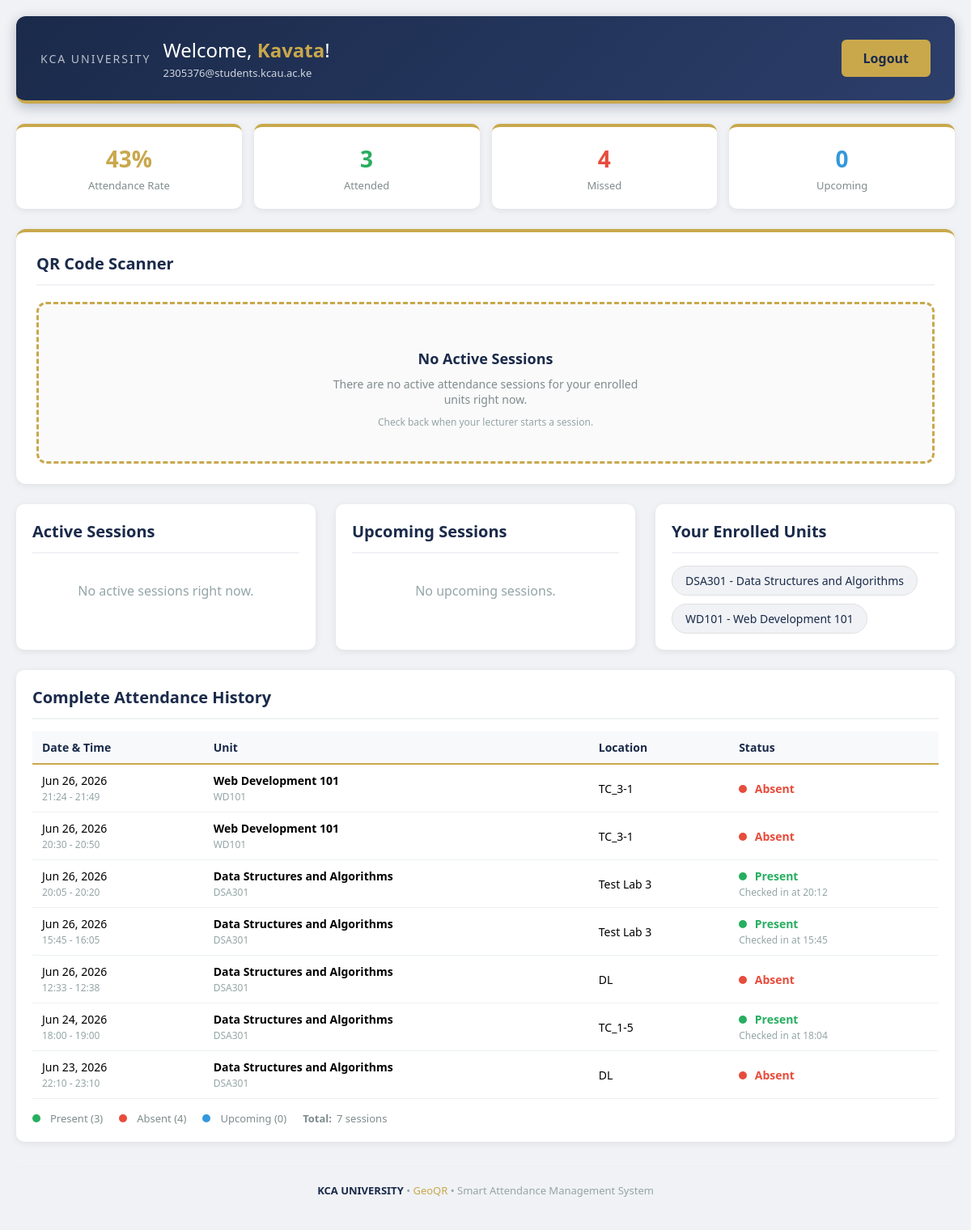
The page /scan_page.php (signed in) on the database its author committed.
### tables this page shows
CREATE TABLE `users` (
  `user_id` int(11) NOT NULL,
  `full_name` varchar(100) NOT NULL,
  `email` varchar(100) NOT NULL,
  `password_hash` varchar(255) NOT NULL,
  `role_id` int(11) DEFAULT 1,
  `created_at` timestamp NOT NULL DEFAULT current_timestamp()
);

CREATE TABLE `units` (
  `unit_id` int(11) NOT NULL,
  `unit_name` varchar(100) NOT NULL,
  `unit_code` varchar(20) NOT NULL,
  `user_id` int(11) DEFAULT NULL,
  `created_at` timestamp NOT NULL DEFAULT current_timestamp()
);

CREATE TABLE `attendance_sessions` (
  `session_id` int(11) NOT NULL,
  `unit_id` int(11) DEFAULT NULL,
  `geofence_id` int(11) DEFAULT NULL,
  `start_time` timestamp NULL DEFAULT NULL,
  `end_time` timestamp NULL DEFAULT NULL,
  `created_by` int(11) DEFAULT NULL,
  `created_at` timestamp NOT NULL DEFAULT current_timestamp()
);

CREATE TABLE `geofences` (
  `geofence_id` int(11) NOT NULL,
  `name` varchar(100) NOT NULL,
  `latitude` decimal(10,8) DEFAULT NULL,
  `longitude` decimal(11,8) DEFAULT NULL,
  `radius` int(11) DEFAULT 100,
  `unit_id` int(11) DEFAULT NULL,
  `created_at` timestamp NOT NULL DEFAULT current_timestamp()
);

### scan_page.php (the view, shortened to what this page needs)
<?php
include 'config.php';
$id = $_SESSION['user_id'];
$stmt = $conn->prepare("SELECT full_name, email FROM users WHERE user_id = ?");
$stmt->bind_param("i", $id);
$stmt->execute();
$result = $stmt->get_result();
if ($result-> num_rows > 0) {
  $user = $result->fetch_assoc();
} else {
  session_destroy();
  header("Location: login_form.php");
  die();
}
$first_name = explode(" ", $user['full_name'])[0];
$scanned_session_id = isset($_GET['session_id']) ? $_GET['session_id'] : 0;
$units_query = "SELECT u.unit_id, u.unit_name, u.unit_code
                FROM units u
                JOIN enrollment e ON u.unit_id = e.unit_id
                WHERE e.user_id = ?
                ORDER BY u.unit_name ASC";
$stmt = $conn->prepare($units_query);
$stmt->bind_param("i", $id);
$stmt->execute();
$enrolled_units = $stmt->get_result();
$active_sessions_array = [];
$upcoming_sessions_array = [];
$all_sessions_query = "SELECT s.session_id, s.start_time, s.end_time, u.unit_name, u.unit_code, g.name as geofence_name,
                       (SELECT COUNT(*) FROM attendance_logs WHERE session_id = s.session_id AND user_id = ?) as checked_in,
                       (SELECT check_in_time FROM attendance_logs WHERE session_id = s.session_id AND user_id = ?) as check_in_time,
                       (SELECT status FROM attendance_logs WHERE session_id = s.session_id AND user_id = ?) as status
                       FROM attendance_sessions s
                       JOIN units u ON s.unit_id = u.unit_id
                       LEFT JOIN geofences g ON s.geofence_id = g.geofence_id
                       WHERE u.unit_id IN (SELECT unit_id FROM enrollment WHERE user_id = ?)
                       ORDER BY s.start_time DESC
                       LIMIT 50";
$stmt = $conn->prepare($all_sessions_query);
$stmt->bind_param("iiii", $id, $id, $id, $id);
$stmt->execute();
$all_sessions = $stmt->get_result();
$all_sessions_array = [];
while ($session = $all_sessions->fetch_assoc()) {
    $all_sessions_array[] = $session;
}
$total_sessions = count($all_sessions_array);
$attended_count = 0;
$missed_count = 0;
$upcoming_count = 0;
foreach ($all_sessions_array as $session) {
    $now = time();
    $start = strtotime($session['start_time']);
    $end = strtotime($session['end_time']);
    if ($session['checked_in'] > 0) {
        $attended_count++;
    } elseif ($now > $end) {
        $missed_count++;
    } elseif ($now < $start) {
        $upcoming_count++;
    }
}
$attendance_percentage = ($attended_count + $missed_count) > 0 ? round(($attended_count / ($attended_count + $missed_count)) * 100) : 0;
?>
<!DOCTYPE html>
<html lang="en">
<head>
</head>
<body>
<div class="container">
    <div class="header">
        <div class="header-left">
            <div class="header-logo">
                <div>
                    <span class="logo-text">KCA UNIVERSITY</span>
                </div>
            </div>
            <div>
                <h1>Welcome, <span><?php echo htmlspecialchars($first_name); ?></span>!</h1>
                <div class="email"><?php echo htmlspecialchars($user['email']); ?></div>
            </div>
        </div>
        <a href="logout.php" class="logout-btn">Logout</a>
    </div>
    <div class="stats-grid">
        <div class="stat-card">
            <div class="number gold"><?php echo $attendance_percentage; ?>%</div>
            <div class="label">Attendance Rate</div>
        </div>
        <div class="stat-card">
            <div class="number green"><?php echo $attended_count; ?></div>
            <div class="label">Attended</div>
        </div>
        <div class="stat-card">
            <div class="number red"><?php echo $missed_count; ?></div>
            <div class="label">Missed</div>
        </div>
        <div class="stat-card">
            <div class="number blue"><?php echo $upcoming_count; ?></div>
            <div class="label">Upcoming</div>
        </div>
    </div>
    <div class="scanner-section">
        <h2>QR Code Scanner</h2>
        <div class="scanner-box" id="scannerBox">
            <?php if (count($active_sessions_array) > 0): ?>
                <div class="qr-icon"></div>
                <h3>Scan QR Code to Mark Attendance</h3>
                <p>Point your camera at the QR code displayed by your lecturer.</p>
                <?php if ($scanned_session_id > 0): ?>
                    <p style="color: #C9A84C; font-weight: 600; margin: 5px 0;">
                        Scanning session ID: <?php echo $scanned_session_id; ?>
                    </p>
                <?php endif; ?>
                <select id="sessionSelect" class="session-select">
                    <?php foreach ($active_sessions_array as $session): ?>
                        <option value="<?php echo $session['session_id']; ?>"
                            <?php echo ($scanned_session_id > 0 && $session['session_id'] == $scanned_session_id) ? 'selected' : ''; ?>>
                            <?php echo htmlspecialchars($session['unit_name']); ?> - <?php echo htmlspecialchars($session['geofence_name'] ?? 'No location'); ?>
                        </option>
                    <?php endforeach; ?>
                </select>
                <button class="scan-btn" onclick="startCamera()">Open Camera to Scan</button>
                <p class="scanner-instruction">After scanning, attendance will be marked automatically.</p>
            <?php else: ?>
                <h3>No Active Sessions</h3>
                <p>There are no active attendance sessions for your enrolled units right now.</p>
                <p style="font-size: 12px; color: #95a5a6; margin-top: 10px;">Check back when your lecturer starts a session.</p>
            <?php endif; ?>
        </div>
    </div>
    <div class="three-col">
        <div class="card">
            <h3 class="section-title">Active Sessions</h3>
            <?php if (count($active_sessions_array) > 0): ?>
                <?php foreach ($active_sessions_array as $session):
                    $checked_in = $session['already_checked_in'] > 0;
                ?>
                    <div class="session-item">
                        <div class="info">
                            <div class="title"><?php echo htmlspecialchars($session['unit_name']); ?></div>
                            <div class="code"><?php echo htmlspecialchars($session['unit_code']); ?></div>
                            <div class="meta">
                                <?php echo htmlspecialchars($session['geofence_name'] ?? 'No location'); ?> •
                                <?php echo date('H:i', strtotime($session['start_time'])); ?> -
                                <?php echo date('H:i', strtotime($session['end_time'])); ?>
                            </div>
                            <div class="live-badge">LIVE NOW</div>
                        </div>
                        <div style="text-align: right;">
                            <?php if ($checked_in): ?>
                                <span class="status-badge checked">Checked In</span>
                            <?php else: ?>
                                <button class="btn-checkin" onclick="quickCheckIn(<?php echo $session['session_id']; ?>, '<?php echo addslashes($session['unit_name']); ?>')">
                                    Check In
                                </button>
                            <?php endif; ?>
                        </div>
                    </div>
                <?php endforeach; ?>
            <?php else: ?>
                <div class="no-data">No active sessions right now.</div>
            <?php endif; ?>
        </div>
        <div class="card">
            <h3 class="section-title">Upcoming Sessions</h3>
            <?php if (count($upcoming_sessions_array) > 0): ?>
                <?php foreach ($upcoming_sessions_array as $session): ?>
                    <div class="session-item">
                        <div class="info">
                            <div class="title"><?php echo htmlspecialchars($session['unit_name']); ?></div>
                            <div class="code"><?php echo htmlspecialchars($session['unit_code']); ?></div>
                            <div class="meta">
                                <?php echo htmlspecialchars($session['geofence_name'] ?? 'No location'); ?> •
                                <?php echo date('M d, H:i', strtotime($session['start_time'])); ?>
                            </div>
                            <div class="upcoming-badge">Upcoming</div>
                        </div>
                        <div style="text-align: right;">
                            <span class="status-badge upcoming">Upcoming</span>
                        </div>
                    </div>
                <?php endforeach; ?>
            <?php else: ?>
                <div class="no-data">No upcoming sessions.</div>
            <?php endif; ?>
        </div>
        <div class="card">
            <h3 class="section-title">Your Enrolled Units</h3>
            <?php if ($enrolled_units->num_rows > 0): ?>
                <div style="display: flex; flex-wrap: wrap; gap: 10px;">
                    <?php while ($unit = $enrolled_units->fetch_assoc()): ?>
                        <span style="background: #f0f2f5; padding: 8px 16px; border-radius: 20px; font-size: 14px; color: #1A2A4A; border: 1px solid #e0e0e0;">
                            <?php echo htmlspecialchars($unit['unit_code']); ?> - <?php echo htmlspecialchars($unit['unit_name']); ?>
                        </span>
                    <?php endwhile; ?>
                </div>
            <?php else: ?>
                <div class="no-data">You are not enrolled in any units yet. Contact your administrator.</div>
            <?php endif; ?>
        </div>
    </div>
    <div class="card">
        <h3 class="section-title">Complete Attendance History</h3>
        <?php if (count($all_sessions_array) > 0): ?>
            <table>
                <tr>
                    <th>Date & Time</th>
                    <th>Unit</th>
                    <th>Location</th>
                    <th>Status</th>
                </tr>
                <?php foreach ($all_sessions_array as $session):
                    $now = time();
                    $end = strtotime($session['end_time']);
                    $checked_in = $session['checked_in'] > 0;
                    if ($checked_in) {
                        $status = 'Present';
                        $status_class = 'status-present';
                        $dot_class = 'dot-present';
                        $check_time = date('H:i', strtotime($session['check_in_time']));
                    } elseif ($now > $end) {
                        $status = 'Absent';
                        $status_class = 'status-absent';
                        $dot_class = 'dot-absent';
                        $check_time = '';
                    } else {
                        $status = 'Upcoming';
                        $status_class = 'status-upcoming';
                        $dot_class = 'dot-upcoming';
                        $check_time = '';
                    }
                ?>
                    <tr>
                        <td>
                            <?php echo date('M d, Y', strtotime($session['start_time'])); ?>
                            <br>
                            <span style="font-size: 12px; color: #95a5a6;">
                                <?php echo date('H:i', strtotime($session['start_time'])); ?> - <?php echo date('H:i', strtotime($session['end_time'])); ?>
                            </span>
                        </td>
                        <td>
                            <strong><?php echo htmlspecialchars($session['unit_name']); ?></strong>
                            <br>
                            <span style="font-size: 12px; color: #95a5a6;"><?php echo htmlspecialchars($session['unit_code']); ?></span>
                        </td>
                        <td><?php echo htmlspecialchars($session['geofence_name'] ?? 'No location'); ?></td>
                        <td>
                            <span class="<?php echo $dot_class; ?>"></span>
                            <span class="<?php echo $status_class; ?>"><?php echo $status; ?></span>
                            <?php if ($checked_in && $check_time): ?>
                                <br>
                                <span class="check-in-time">Checked in at <?php echo $check_time; ?></span>
                            <?php endif; ?>
                        </td>
                    </tr>
                <?php endforeach; ?>
            </table>
            <div class="legend">
                <span class="legend-item"><span class="dot-present"></span> Present (<?php echo $attended_count; ?>)</span>
                <span class="legend-item"><span class="dot-absent"></span> Absent (<?php echo $missed_count; ?>)</span>
                <span class="legend-item"><span class="dot-upcoming"></span> Upcoming (<?php echo $upcoming_count; ?>)</span>
                <span class="legend-item"><strong>Total:</strong> <?php echo $total_sessions; ?> sessions</span>
            </div>
        <?php else: ?>
            <div class="no-data">No attendance sessions found for your enrolled units.</div>
        <?php endif; ?>
    </div>
    <div class="footer">
        <span class="brand">KCA UNIVERSITY</span> •
        <span class="gold">GeoQR</span> •
        Smart Attendance Management System
    </div>
</div>

### rows shown on the page
users: full_name "Kavata", email "2305376@students.kcau.ac.ke"
units: unit_code "DSA301", unit_name "Data Structures and Algorithms"
units: unit_code "WD101", unit_name "Web Development 101"
attendance_sessions: start_time "Jun 26, 2026", start_time "21:24", end_time "21:49", unit.unit_name "Web Development 101", unit.unit_code "WD101", geofence.name "TC_3-1", status "Absent"
attendance_sessions: start_time "Jun 26, 2026", start_time "20:30", end_time "20:50", unit.unit_name "Web Development 101", unit.unit_code "WD101", geofence.name "TC_3-1", status "Absent"
attendance_sessions: start_time "Jun 26, 2026", start_time "20:05", end_time "20:20", unit.unit_name "Data Structures and Algorithms", unit.unit_code "DSA301", geofence.name "Test Lab 3", status "Present", check_time "20:12"
attendance_sessions: start_time "Jun 26, 2026", start_time "15:45", end_time "16:05", unit.unit_name "Data Structures and Algorithms", unit.unit_code "DSA301", geofence.name "Test Lab 3", status "Present", check_time "15:45"
attendance_sessions: start_time "Jun 26, 2026", start_time "12:33", end_time "12:38", unit.unit_name "Data Structures and Algorithms", unit.unit_code "DSA301", geofence.name "DL", status "Absent"
attendance_sessions: start_time "Jun 24, 2026", start_time "18:00", end_time "19:00", unit.unit_name "Data Structures and Algorithms", unit.unit_code "DSA301", geofence.name "TC_1-5", status "Present", check_time "18:04"
attendance_sessions: start_time "Jun 23, 2026", start_time "22:10", end_time "23:10", unit.unit_name "Data Structures and Algorithms", unit.unit_code "DSA301", geofence.name "DL", status "Absent"

### other values the page prints
$attendance_percentage "43"
$attended_count "3"
$missed_count "4"
$upcoming_count "0"
$total_sessions "7"
